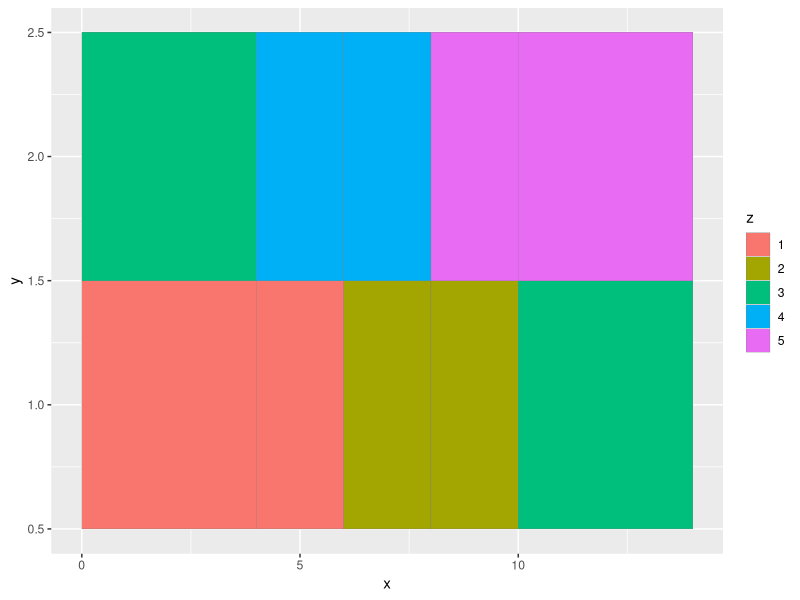
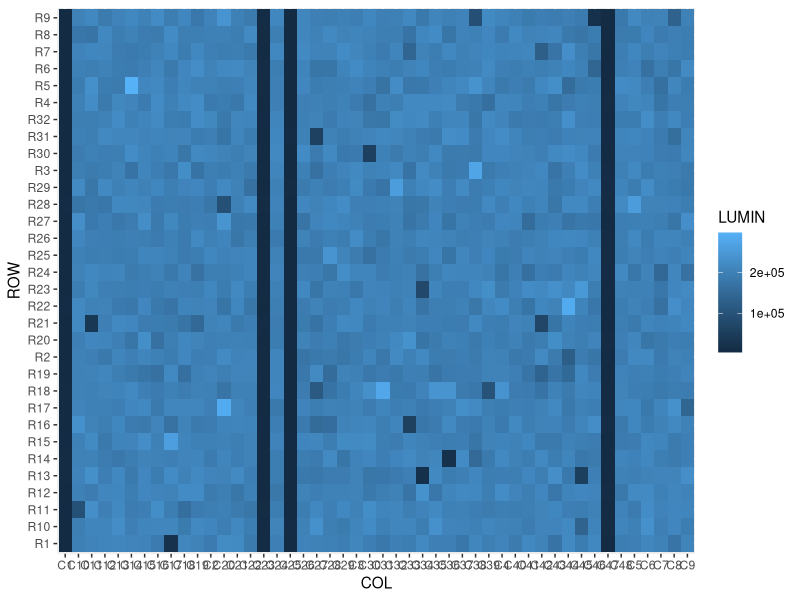
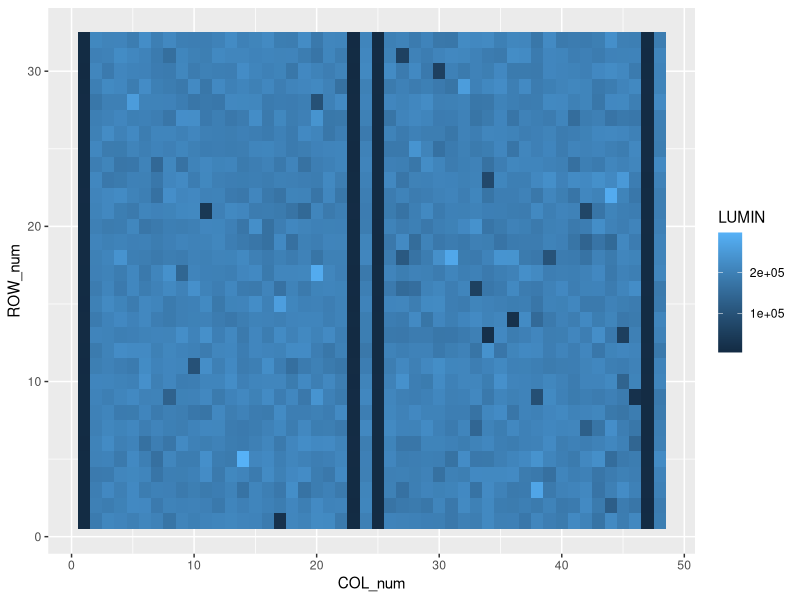
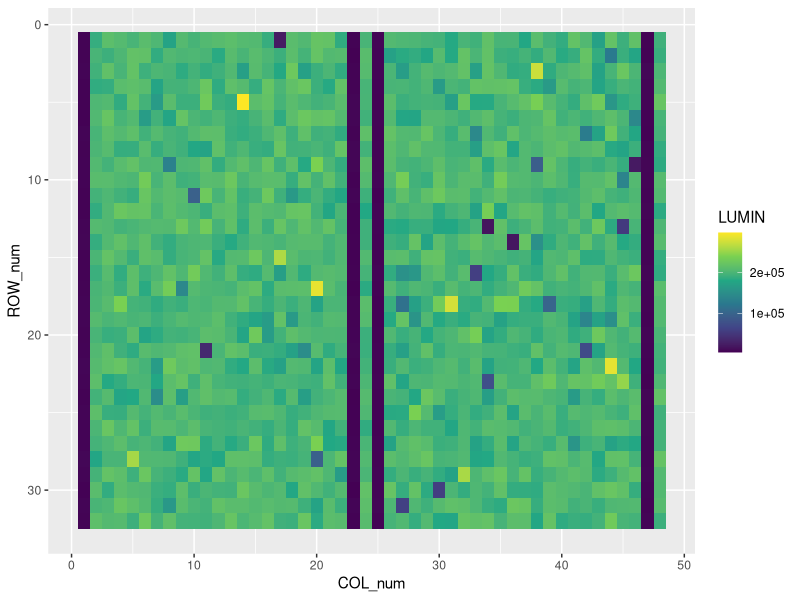
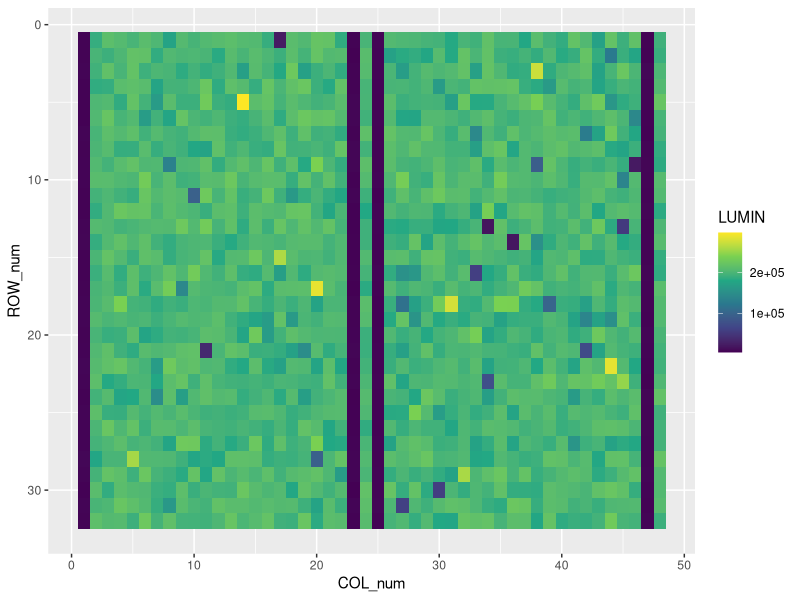

These charts were generated, in order, by the following R code: (Note: this script raises an error after producing the figures.)
## ---- chunk 1
i <- 3
result <- i * 50
print(result)
## ---- chunk 2
loop_values <- c(1,3,5,8,13)
## ---- chunk 3
for( i in loop_values){ 
  result <- i * 50
  print(result)}
## ---- chunk 4
paste('Kripke prefers', 'horseriding')
## ---- chunk 5

interests <- c('horseriding','swimming','ventriloquism')

for(i in interests){
  
  result <- paste('Kripke prefers', i)
  
  print(result)
} 

## ---- chunk 6
loop_output_v <- vector()
## ---- chunk 7

loop_output_v <- vector()

for(i in interests){
  
  step_result_v <- paste('Kripke prefers', i)
  
  #retain the print() command to check that the loop is working
  print(step_result_v)
  
  #overwrite loop_output_v to contain itself and one extra value
  loop_output_v <- c(loop_output_v, step_result_v) 
} 

## ---- chunk 8
loop_output_v
## ---- chunk 9
library(tidyverse)
## ---- chunk 10
loop_output_df <- data_frame()

## ---- chunk 11

for(i in interests){
  
  #same as above
  step_result_v <- paste('Kripke prefers', i) 
  
  #make 1 column x 1-row dataframe: 
  #  The column name is 'sentence' 
  #  The row contains the text in step_result_v
  step_result_df <- data_frame('sentence' = step_result_v) 
  
  #check that each step is working
  print(step_result_df)
  
  #overwrite the output dataframe with itself, and the extra row
  loop_output_df <- bind_rows(loop_output_df, step_result_df)
} 


## ---- chunk 12
library(tidyverse)


screen_plate <- read_csv('screening_plates/PLATE1.csv')

## ---- chunk 13
screen_plate %>% dim()

screen_plate %>% head()
## ---- chunk 14
?geom_tile()

#Copy and paste the code to make a toy data frame
df <- data.frame(
  x = rep(c(2, 5, 7, 9, 12), 2),
  y = rep(c(1, 2), each = 5),
  z = factor(rep(1:5, each = 2)),
  w = rep(diff(c(0, 4, 6, 8, 10, 14)), 2)
)

#Run the 2nd example
ggplot(df, aes(x, y, width = w)) +
  geom_tile(aes(fill = z), colour = "grey50")
## ---- chunk 15
plate_long <- screen_plate %>% 
  pivot_longer(cols = starts_with('C'), names_to = 'COL', values_to = 'LUMIN')
## ---- chunk 16
plate_long %>% ggplot(aes(x=COL,y=ROW)) + geom_tile(aes(fill=LUMIN))
## ---- chunk 17
plate_long %>% mutate(ROW_num = str_remove(ROW,'R'))
## ---- chunk 18
plate_long %>% 
  mutate(ROW_num = str_remove(ROW,'R')) %>% 
  mutate(ROW_num = as.numeric(ROW_num))
  
## ---- chunk 19
plate_long_num <- plate_long %>% 
  mutate(ROW_num = str_remove(ROW,'R')) %>% mutate(ROW_num = as.numeric(ROW_num)) %>% 
  mutate(COL_num = str_remove(COL,'C')) %>% mutate(COL_num = as.numeric(COL_num))
## ---- chunk 20
plate_long_num %>% 
   ggplot(aes(x=COL_num,y=ROW_num)) + geom_tile(aes(fill=LUMIN))
## ---- chunk 21
plate_long_num %>% 
  ggplot(aes(x=COL_num,y=ROW_num)) + 
  geom_tile(aes(fill=LUMIN)) +
  scale_fill_viridis_c() +
  scale_y_reverse()
  
## ---- chunk 22

ggsave('~/Desktop/WEHI_tidyR_course/screening_results/plate_tileplot.pdf', 
       width=6, height=3.5)
## ---- chunk 23
plate_long_num %>% 
  mutate(well_tag = case_when(COL_num %in% c(1,23,25,47) ~ 'posCTRL',
                              COL_num %in% c(2,24,26,48) ~ 'negCTRL',
                              TRUE ~ 'test'))
## ---- chunk 24
plate_tagged <- plate_long_num %>% 
  mutate(well_tag = case_when(COL_num %in% c(1,23,25,47) ~ 'posCTRL',
                              COL_num %in% c(2,24,26,48) ~ 'negCTRL',
                              TRUE ~ 'test'))

plate_tagged %>% count(well_tag)
## ---- chunk 25
neg_summ <- plate_tagged %>% 
  filter(well_tag=='negCTRL') %>% 
  summarize(mean_neg = mean(LUMIN),
            sd_neg= sd(LUMIN))
## ---- chunk 26
meanNeg <- neg_summ %>% pull(mean_neg)

sdNeg <- neg_summ %>% pull(sd_neg)
## ---- chunk 27

plate_tagged %>% filter(well_tag=='test') %>% 
  mutate(z_score = (LUMIN - meanNeg) / sdNeg) 

## ---- chunk 28
plate_zScores <- plate_tagged %>% 
  filter(well_tag=='test') %>% 
  mutate(z_score = (LUMIN - meanNeg) / sdNeg) 

## ---- chunk 29
#use < (-4) to avoid typing the assignment operator
hits <- plate_zScores %>% filter(z_score < (-4) )
## ---- chunk 30
write_csv(hits, path = '~/Desktop/WEHI_tidyR_course/screening_results/plate_hits.csv')
